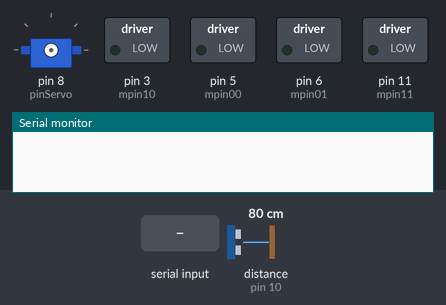
A sketch run on a simulated Arduino Leonardo, built with avr-gcc and run on an emulated ATmega32U4. On the bench: servo, switched loads named in the sketch (green lamp = pin HIGH), the last lines printed to the serial monitor. Wiring (inferred from the names in the program): ultrasonic range finder: trigger pin 9; echo pin 10. The inputs (shaded band) are chosen by the test bench; at power-on: distance to the obstacle (sensor on pin 10) 80 cm. The echo pulse lasts 58.3 µs per cm; pins used as bus, display or sensor lines are not drawn.

Above: at 1.2 s.
1.3 s: "P" received over the second serial link
At 3.8 s:
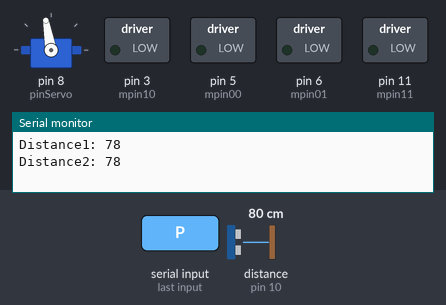
4.3 s: "F" received over the second serial link
At 5.8 s:
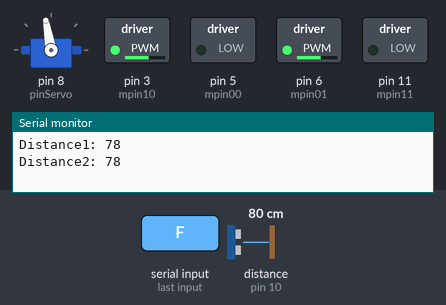
6.3 s: "D" received over the second serial link
At 7.5 s:
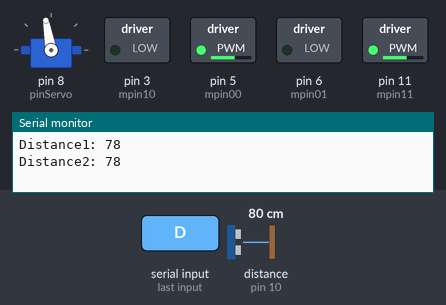
7.8 s: "R" received over the second serial link
At 8.6 s:
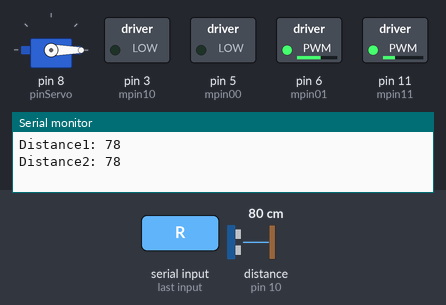
9.8 s: distance to the obstacle (sensor on pin 10) set to 34 cm
11.3 s: distance to the obstacle (sensor on pin 10) set to 28 cm
At 14.2 s:
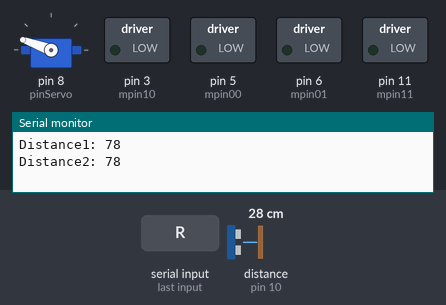
Timing chart, 0 to 15.3 s (numbered marks = the images above; inputs shaded):
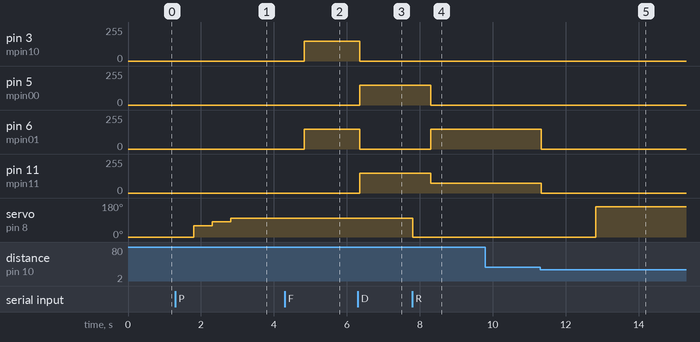

The sketch:

proiect.ino
```cpp
#include <Servo.h>


  // Pinii motor 1 - FORWARD 0 ca sa mearga inainte
#define mpin00 5
#define mpin01 6
  // Pinii motor 2 - FORWARD 1 ca sa mearga inainte
#define mpin10 3
#define mpin11 11
#define pinServo 8

#define trigPin 9
#define echoPin 10
int unghiInainte = 100;
int unghiStanga = 160;
int unghiDreapta = 0;
int unghiMijlocParcare = 80;
long duration;
int distance;


char c;
Servo srv;


void setup() {
 // configurarea pinilor motor ca iesire, initial valoare 0

   digitalWrite(mpin00, 0);
   digitalWrite(mpin01, 0);
   digitalWrite(mpin10, 0);
   digitalWrite(mpin11, 0);

   pinMode (mpin00, OUTPUT);
   pinMode (mpin01, OUTPUT);
   pinMode (mpin10, OUTPUT);
   pinMode (mpin11, OUTPUT);

   pinMode(trigPin, OUTPUT); // Sets the trigPin as an Output
   pinMode(echoPin, INPUT);

   Serial.begin(9600); // Interfata Serial 0, pentru PC
   Serial1.begin(9600); // Interfata Serial1, Pentru BT!!


}
// Funcție pentru controlul unui motor
// Intrare: pinii m1 și m2, direcția și viteza


void loop() {
  // put your main code here, to run repeatedly:
  // Acum se pornesc motoarele DC
   //StartMotor (mpin00, mpin01, 0, 128);
   //StartMotor (mpin10, mpin11, 0, 128);


   // Pornirea motorului Servo
  //playWithServo(pinServo,110);
  distance = readDistanceSensor();
  //Serial.print("Distance: ");
  //Serial.println(distance);

   if (Serial1.available()) // Citire de pe Bluetooth, trimite la PC
    {
      c=Serial1.read();
      //Serial.write(c);
    }

   /*if (Serial.available()) // Citire de la PC, trimite la Bluetooth
        Serial1.write(Serial.read());*/
   //Serial.write(c);
   moveManagement(c, mpin00, mpin01, mpin10, mpin11, 150,distance);

}


void StartMotor (int m1, int m2, int forward, int speed)
{

   if (speed==0) // oprire
   {
     digitalWrite(m1, 0);
     digitalWrite(m2, 0);
   }
   else
   {
      if(forward)
      {
        digitalWrite(m2, 0);
        analogWrite(m1, speed); // folosire PWM
      }
     else
      {
        digitalWrite(m1, 0);
        analogWrite(m2, speed);
      }
  }
}

void delayStopped(int ms)
{
   StartMotor (mpin00, mpin01, 0, 0);
   StartMotor (mpin10, mpin11, 0, 0);
   delay(ms);
}

void moveManagement(char c, int m1, int m2,int m3, int m4, int speed,int limit){
      if(c == 'F'){

          if(limit > 30){
            playWithServo(pinServo, unghiInainte);
            StartMotor (m1, m2, 0, speed);
            StartMotor (m3, m4, 1, speed);
            //delay(500);
            //delayStopped(500);
            //Serial.write("MERGEM INAINTE\n");
          }
          else{
            delayStopped(1500);
            playWithServo(pinServo, unghiDreapta);
            limit = readDistanceSensor();
            delay(500);

          }
      }
      if(c == 'D'){
          StartMotor (m1, m2, 1, speed);
          StartMotor (m3, m4, 0, speed);
          //delay(500);
          //delayStopped(500);
          //Serial.write("MERGEM INAPOI\n");
      }

      if(c == 'R'){
          if(limit > 30){
            playWithServo(pinServo, unghiDreapta);
            StartMotor (m1, m2, 0, speed);
            StartMotor (m3, m4, 0, speed/2);
            //delay(500);
            //delayStopped(500);
            //Serial.write("MERGEM DREAPTA\n");
          }
          else{
            delayStopped(1500);
            playWithServo(pinServo, unghiStanga);
            limit = readDistanceSensor();
            //delay(500);
          }
      }

      if(c == 'L'){
          if(limit > 30){
            playWithServo(pinServo, unghiStanga);
            StartMotor (m1, m2, 1, speed/2);
            StartMotor (m3, m4, 1, speed);
            //delay(500);
            //delayStopped(500);
            //Serial.write("MERGEM STANGA\n");
          }
          else{
            delayStopped(1500);
            playWithServo(pinServo, unghiInainte);
            limit = readDistanceSensor();
            //delay(500);
          }
      }
      if(c == 'P'){
          parkRight(m1,m2,m3,m4,speed);
      }
      if(c == 'S') {
        delayStopped(1000);
      }
}

void playWithServo(int pin, int unghi)
{
 srv.attach(pin);
 srv.write(unghi);
 delay(500);
 /*srv.write(180);
 delay(1000);
 srv.write(90);
 delay(1000);*/
 srv.detach();
}

int readDistanceSensor(){
  digitalWrite(trigPin, LOW);
  delayMicroseconds(2);
  // Sets the trigPin on HIGH state for 10 micro seconds
  digitalWrite(trigPin, HIGH);
  delayMicroseconds(10);
  digitalWrite(trigPin, LOW);
  // Reads the echoPin, returns the sound wave travel time in microseconds
  duration = pulseIn(echoPin, HIGH);
  // Calculating the distance
  distance= duration*0.034/2;
  return distance;
}

void parkRight(int m1, int m2,int m3, int m4,int speed){
  int distance1 = 0;
  int distance2 = 0;
  int auxDistance1=0;
  int auxDistance2 = 0;
  int auxDistance3 = 0;

  playWithServo(pinServo, unghiDreapta);
  distance1 = readDistanceSensor();
  playWithServo(pinServo, unghiMijlocParcare-20);
  auxDistance1 = readDistanceSensor();
  playWithServo(pinServo, unghiMijlocParcare);
  auxDistance2 = readDistanceSensor();
  playWithServo(pinServo, unghiMijlocParcare+20);
  auxDistance3 = readDistanceSensor();
  distance2  = auxDistance2;

  if(auxDistance1 <= auxDistance2)
    if(auxDistance1 <= auxDistance3)
      distance2 = auxDistance1;
    else
      distance2 = auxDistance3;
  else
      if(auxDistance2 <= auxDistance3)
        distance2 = auxDistance2;
      else
        distance2 = auxDistance3;

  Serial.print("Distance1: ");
  Serial.println(distance1);

  Serial.print("Distance2: ");
  Serial.println(distance2);
  if((distance2 - distance1) > 35 && (distance2 - distance1) < 90){

      StartMotor (m1, m2, 0, speed);
      StartMotor (m3, m4, 1, speed);

      delay(1200);

      StartMotor (m1, m2, 0, speed);
      StartMotor (m3, m4, 0, speed/2);

      delay(800);

      StartMotor (m1, m2, 0, speed);
      StartMotor (m3, m4, 1, speed);

      delay(700);

      StartMotor (m1, m2, 1, speed);
      StartMotor (m3, m4, 1, speed/2);

      delay(800);

      delayStopped(1000);
  }
  else{
    delayStopped(1000);

  }

}
```

Measured:
- the behaviour switches between 32 and 31 cm on distance to the obstacle (sensor on pin 10) (found by bisection; images 4 and 5)
- after the input at 1.3 s, servo on pin 8 (pinServo): 0° → 60° after 0.51 s, → 80° 0.51 s later, → 100° 0.51 s later
- after the input at 4.3 s, pin 3 (mpin10), pin 6 (mpin01): 0/255 → 150/255 after 0.53 s; servo on pin 8 (pinServo): stays 100° (without the input it goes to 0° after 0.03 s)
- after the input at 6.3 s, pin 3 (mpin10), pin 6 (mpin01): 150/255 → 0/255 after 0.05 s; pin 5 (mpin00), pin 11 (mpin11): 0/255 → 150/255 after 0.05 s
- after the input at 7.8 s, pin 5 (mpin00): 150/255 → 0/255 after 0.50 s; pin 6 (mpin01): 0/255 → 150/255 after 0.50 s; pin 11 (mpin11): 150/255 → 75/255 after 0.50 s; servo on pin 8 (pinServo): 100° → 0° at once
- after the input at 9.8 s, every drawn part: stays the same
- after the input at 11.3 s, pin 6 (mpin01): 150/255 → 0/255 at once; pin 11 (mpin11): 75/255 → 0/255 at once; servo on pin 8 (pinServo): 0° → 160° after 1.5 s
